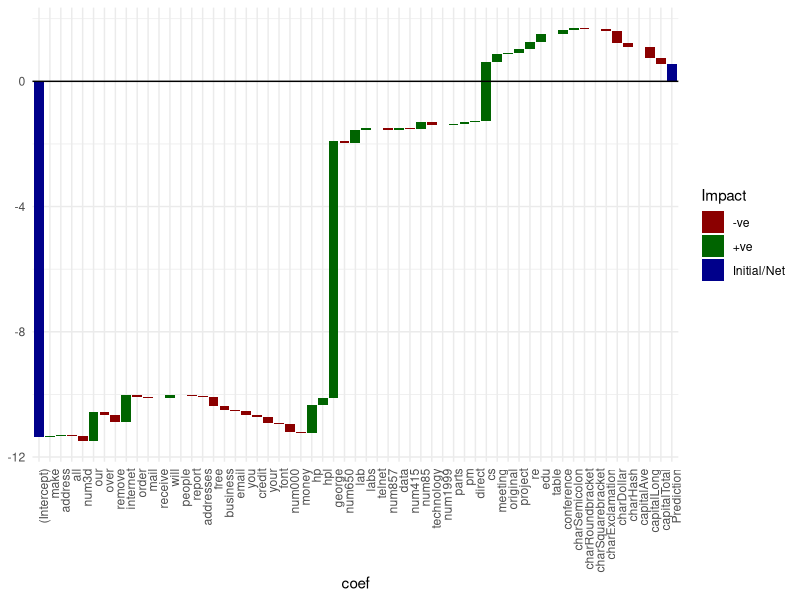

This chart was generated by the following R code:

library(kernlab)
library(caret)
library(magrittr)
library(ggplot2)

data(spam)
set.seed(123)

# mean centering
s2 <- preProcess(spam, method = "center") %>% predict(., spam)

idx <- createDataPartition(s2$type, p = 0.8, list = FALSE)
train <- s2[idx,]
test <- s2[-idx,]

mod0 <- glm(data = train, type ~., family =  binomial(link = logit))

sm <- summary(mod0)
betas <- sm$coefficients[,1]

testcase <- test[1,]
pred <- predict(mod0, testcase)

# dot product between feature vector and beta
featvec <- testcase[-which(testcase %>% names == "type")] %>% as.matrix
betas2 <- betas[-1]

nm <- names(betas)
#betas2 %*% t(featvec)

# feature contributions
featcont <- betas2*featvec
featcont <- c(betas[1], featcont, pred)
names(featcont) <- c(nm, "Prediction")





# waterfall chart on feature contribution
plotdata <- data.frame(coef = names(featcont), featcont = featcont, row.names = NULL)
plotdata$coef <- factor(plotdata$coef, levels = plotdata$coef)
plotdata$id <- seq_along(plotdata$coef)
plotdata$Impact <- ifelse(plotdata$featcont > 0, "+ve", "-ve")
plotdata[plotdata$coef %in% c("(Intercept)", "Prediction"), "Impact"] <- "Initial/Net"
plotdata$end <- cumsum(plotdata$featcont)
plotdata$end <- c(head(plotdata$end, -1), 0)
plotdata$start <- c(0, head(plotdata$end, -1))
plotdata <- plotdata[, c(3, 1, 4, 6, 5, 2)]

gg <- ggplot(plotdata, aes(coef, fill = Impact)) +
 geom_rect(aes(x = coef,
               xmin = id - 0.45,
               xmax = id + 0.45,
               ymin = end,
               ymax = start)) +
 theme_minimal() +
 #scale_fill_manual(values=c("#999999", "#E69F00", "#56B4E9"))
 scale_fill_manual(values=c("darkred", "darkgreen", "darkblue")) +
 theme(axis.text.x=element_text(angle=90, hjust=1))
 #coord_flip()
 

if(sign(plotdata$end[1]) != sign(plotdata$start[nrow(plotdata)]))
 gg <- gg + geom_hline(yintercept = 0)
gg
